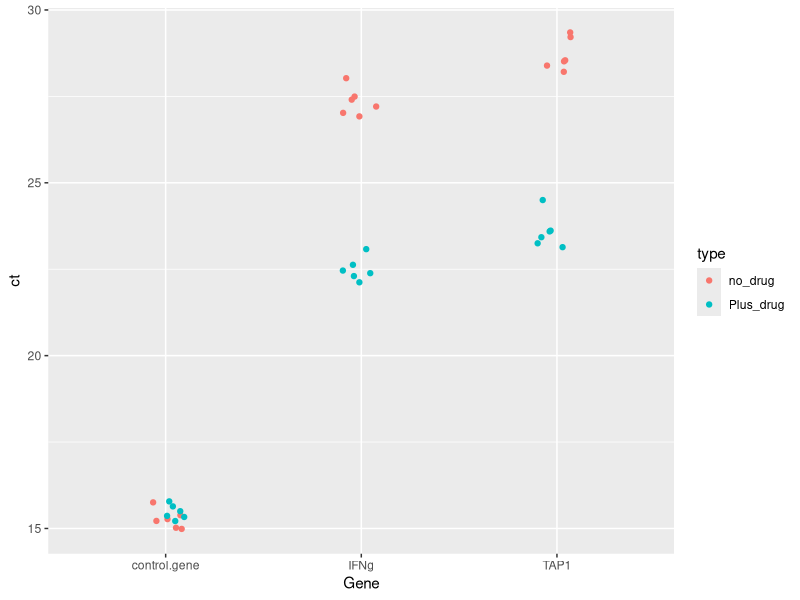
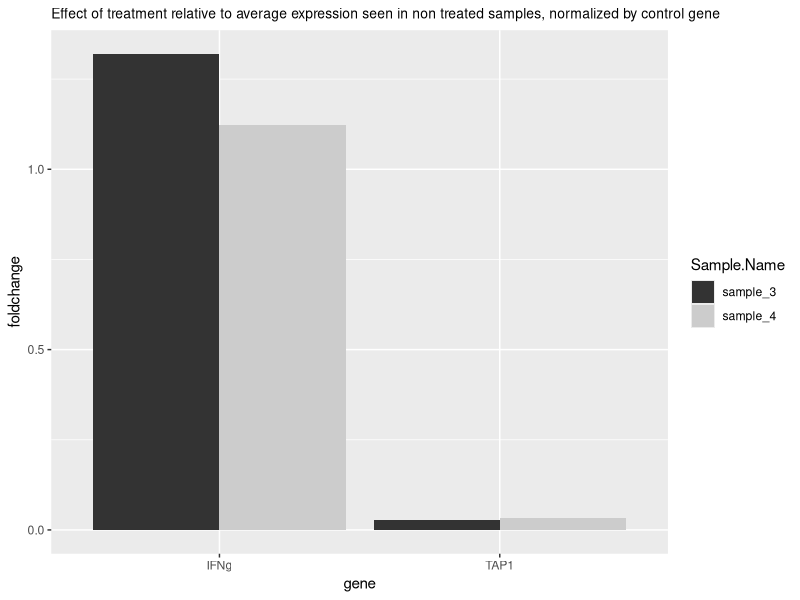

Write the R code that produced these figures, in order.
## ---- chunk 1
require(here)
setwd(here())
library(ggplot2)
library(tidyverse)
options(stringsAsFactors = F)
## ---- chunk 2
# read in the expression data frame into R from the current directory. 
ge <- read.csv(file = "gene.expressionR.csv", header = T)
ge
## ---- chunk 3

jitter <- position_jitter(width = 0.1, height = 0.1)

#directly plot the raw data dotplot with factor x variable = genes and label points by the "type" variable. 
ggplot(ge, 
       aes(Gene, ct, color = type)) +
  geom_point(position = jitter) 
## ---- chunk 4

# remember we defined the variable "ge"" above as our raw data frame from the csv file: 
# ge <- read.csv(file = "gene.expressionR.csv", header = T)

ge.mean = ge %>% 
  group_by(Gene, Sample.Name, type) %>% 
  summarize(avg = mean(ct))
ge.mean


## ---- chunk 5

dct.ifng <- (ge.mean$avg[5:8] - ge.mean$avg[1:4])
dct.tap1 <- (ge.mean$avg[9:12] - ge.mean$avg[1:4])


dct.df <- cbind(ge.mean$Sample.Name[1:4],
                ge.mean$type[1:4],
                dct.ifng,
                dct.tap1) %>% 
as.data.frame()

dct.df
## ---- chunk 6
#as noted above, average the ∆ct of the non treated samples 
ifn.av.nodrug <- mean(dct.ifng[1:2])
tap1.av.nodrug <- mean(dct.tap1[1:2])

# calculate the fold change of the genes of interest relative to the expected value in non treated cells normalized to the control gene 

#IFNg
ddct.ifng <- (as.numeric(dct.df$dct.ifng[3:4]) - ifn.av.nodrug)
fold.change.ifn <-  (2 ^ (-ddct.ifng))

#TAP1
ddct.tap1 <- (as.numeric(dct.df$dct.tap1[3:4]) - tap1.av.nodrug)
fold.change.tap1 <-  (2 ^ (-ddct.tap1))

# update our results dataframe 
fold_change <- rbind(fold.change.ifn,fold.change.tap1)%>% 
  t()

dct.df.results = dct.df[3:4, ] %>% 
  cbind(fold_change) 

names(dct.df.results)[1:2] <- names(ge)[3:4]

dct.df.results 



## ---- chunk 7
results <- gather(dct.df.results, "gene", "foldchange", 5:6)
results <- results[,-3:-4]
results$gene <- c("IFNg", "IFNg", "TAP1", "TAP1")

ggplot(data = results) + 
  geom_col(mapping = aes(x = gene, 
                         y=foldchange, 
                         fill = Sample.Name),
           position='dodge') + 
  ggtitle("Effect of treatment relative to average expression seen in non treated samples, normalized by control gene")+
  theme(plot.title = element_text(size=10)) + scale_fill_grey()
  
## ---- chunk 8
sessionInfo()
